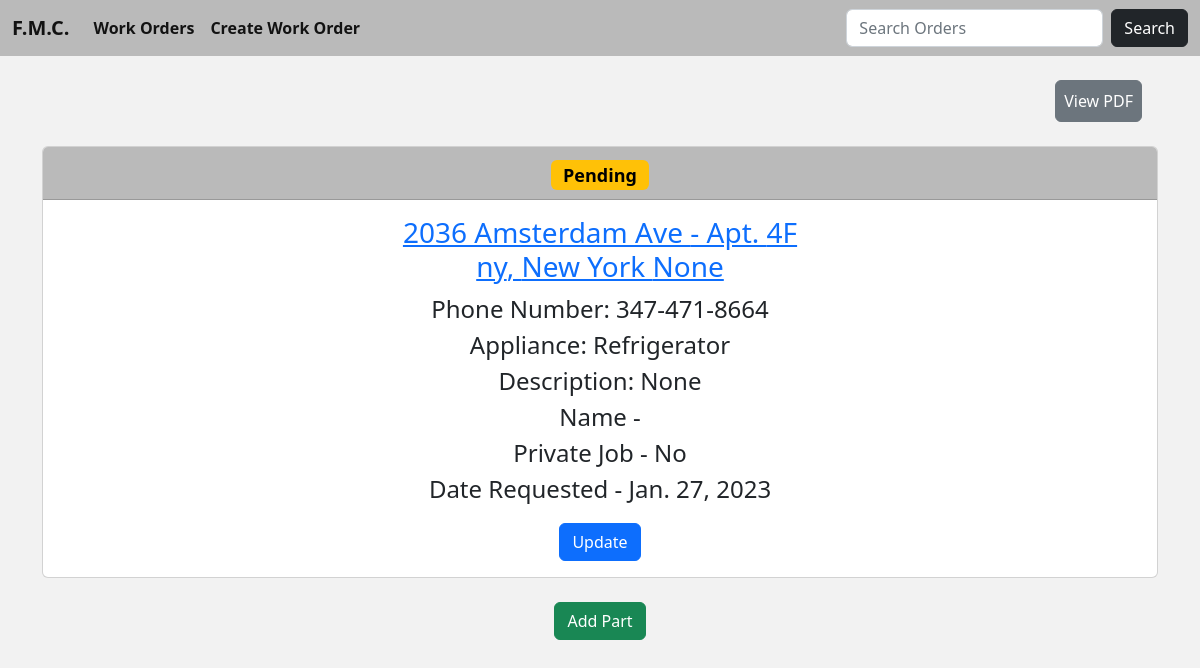
Page /work_orders_details/107 on the earlier database version.
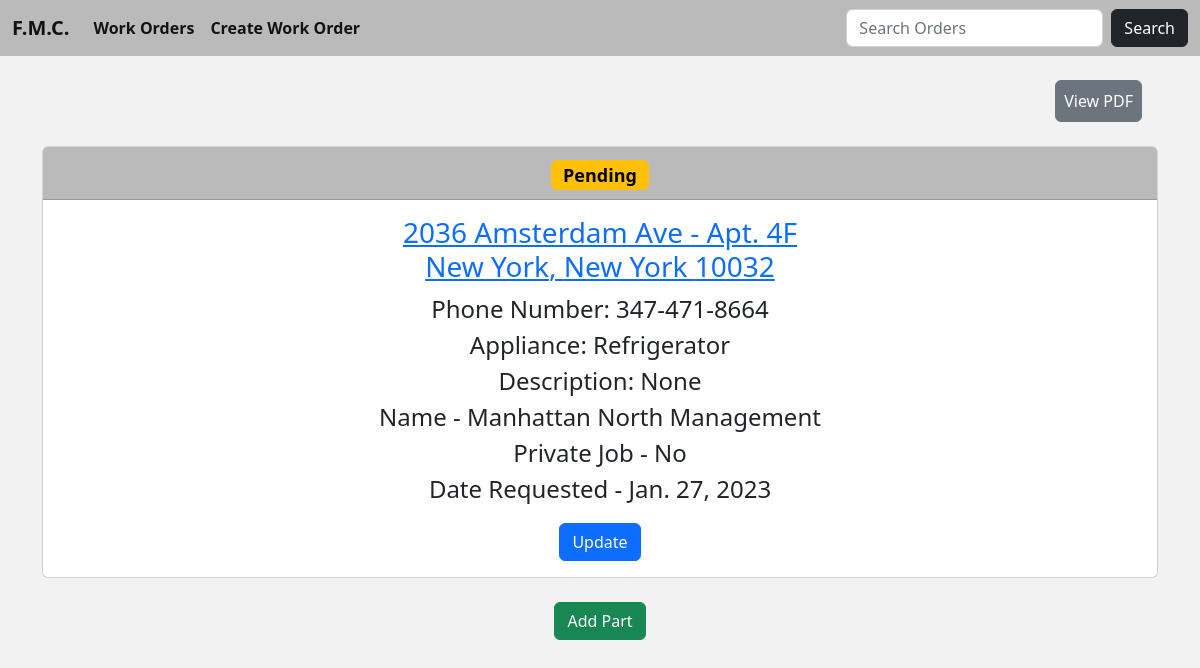
Same page on the later database version.
### fmc/models.py (models this page shows, shortened)
class Work(models.Model):
    company = models.CharField('Management Company', max_length=64, blank=True)
    address = models.CharField(max_length=64)
    apartment = models.CharField(max_length=64)
    city = models.CharField(max_length=64, null=True)
    zip_code = models.IntegerField('Zip Code', null=True, blank=True)
    state = models.CharField(max_length=12, choices=STATE_CHOICES, default='NEW YORK')
    appliance = models.CharField(max_length=64)
    phone = models.CharField('Phone Number', max_length=64, null=True, blank=True)
    comments = models.CharField('Description', max_length=64, null=True, blank=True)
    private = models.CharField(max_length=12, choices=PRIVATE_CHOICES, default='')
    status = models.CharField(max_length=12, choices=STATUS_CHOICES, default='Pending')
    date_added = models.DateTimeField(auto_now_add=True, null=True)
    logo = models.ImageField(null=True, blank=True)
    requested = models.DateField(null=True, blank=True)

### fmc/views.py (the view)
# urls.py: path('work_orders_details/<int:pk>', WorkOrderDetails.as_view(), name='work-order-details'),
class WorkOrderDetails(DetailView):
    model = Work
    template_name = 'work_order_details.html'

### fmc/templates/work_order_details.html (shortened to what this page needs)
{% extends 'index.html' %}
{% block body %}
<div class="d-flex flex-row-reverse pe-3">
<a href="{% url 'work-order-pdf' work.pk %}" class="btn btn-secondary p-2">View PDF</a>
</div>
<center>
    <div class="card text-center">
        <div class="card-header fs-4" style="background-color: #BABABA;">
            {% if work.status == 'Pending' %}
                <span class="badge text-bg-warning">{{ work.status }}</span>
            {% elif work.status == '2C2R' %}
                <span class="badge text-bg-danger">{{ work.status }}</span>
            {% else %}
                <span class="badge text-bg-success">{{ work.status }}</span>
            {% endif %}
        </div>
        <div class="card-body">
          <h5 class="card-title fs-3"><a href="https://www.google.com/maps/place/{{ work.address }}, {{ work.city }}, {{ work.state }} {{ work.zip_code }}">{{ work.address }} - Apt. {{ work.apartment }}</br>{{ work.city }}, {{ work.state }} {{ work.zip_code }}</a></h5>
          <p class="card-text fs-4">Phone Number: {{ work.phone }}</br>Appliance: {{ work.appliance }}</br>Description: {{ work.comments }}</br>
                                    Name - {{ work.company }}</br>Private Job - {{ work.private }} </br> Date Requested - {{ work.requested }}</p>
          <a href="{% url 'update-work-order' work.pk %}" class="btn btn-primary">Update</a>
        </div>
      </div>
    <center>
        <a href="{% url 'add-part' work.pk %}" class="btn btn-success">Add Part</a>
    </center>
</center>
{% endblock %}

Differences in the rows shown:
changed Work "New York": city "ny" → "New York"; zip_code "None" → "10032"; company (not shown) → "Manhattan North Management"
